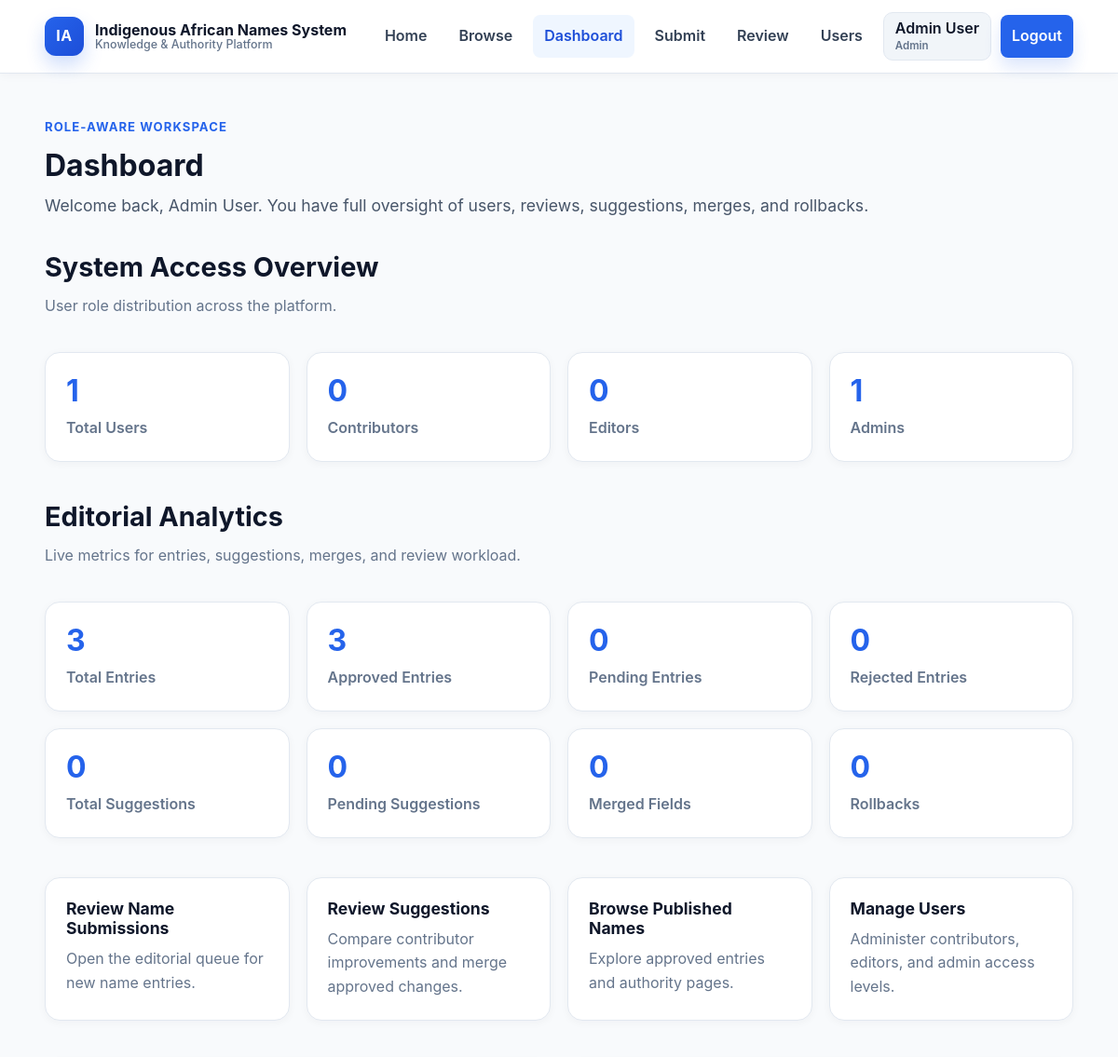
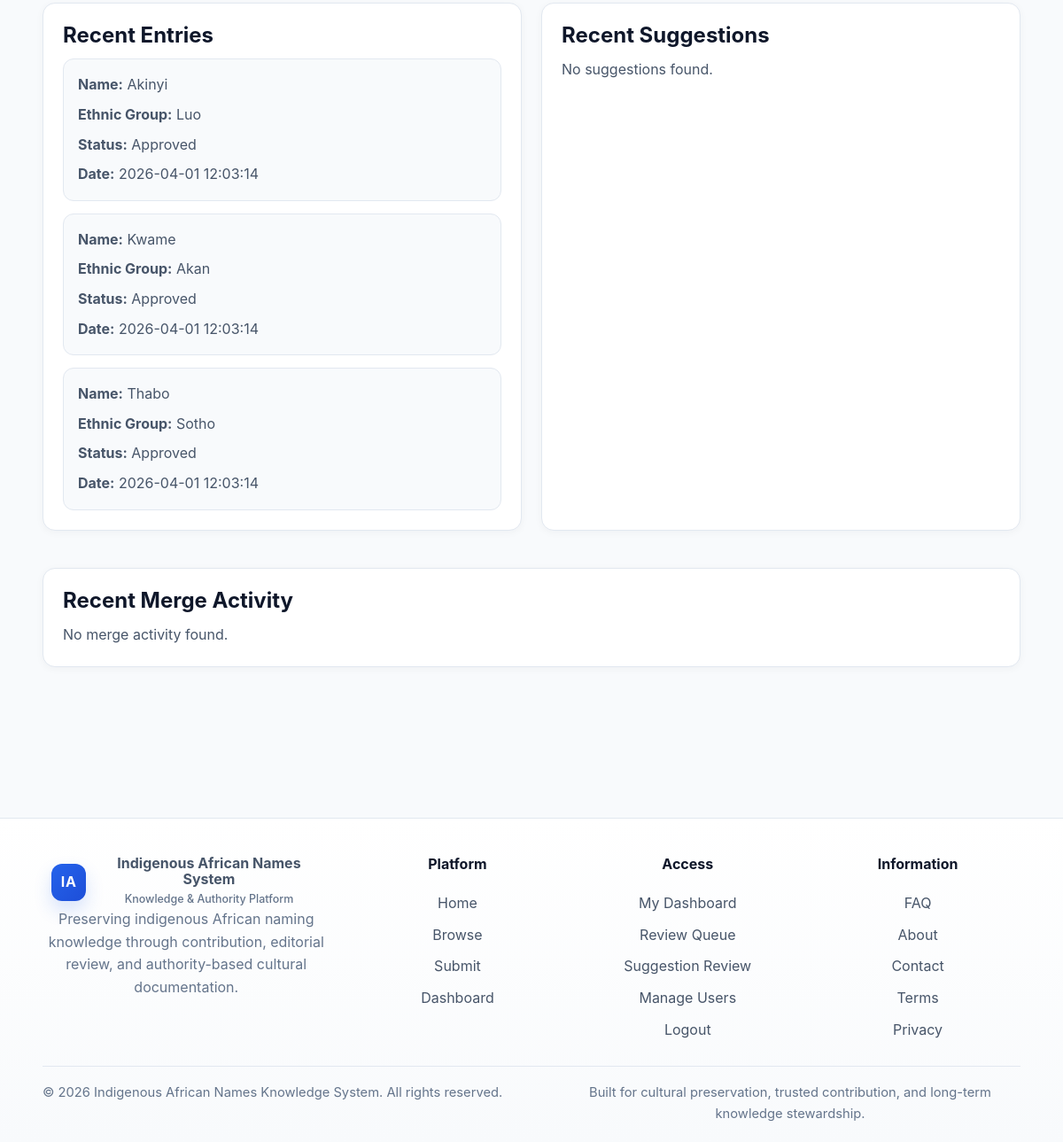
/dashboard.php (signed in), run on the app's committed database (2 pictures, top to bottom).
### tables this page shows
CREATE TABLE IF NOT EXISTS name_entries (
    id INT AUTO_INCREMENT PRIMARY KEY,
    name VARCHAR(150) NOT NULL,
    meaning TEXT NOT NULL,
    ethnic_group VARCHAR(150) NOT NULL,
    region VARCHAR(150) DEFAULT NULL,
    gender ENUM('male', 'female', 'unisex', 'other') DEFAULT 'unisex',
    naming_context VARCHAR(255) DEFAULT NULL,
    cultural_explanation TEXT,
    sources TEXT,
    status ENUM('pending', 'approved', 'rejected') NOT NULL DEFAULT 'pending',
    created_by INT DEFAULT NULL,
    created_at TIMESTAMP DEFAULT CURRENT_TIMESTAMP,
    updated_at TIMESTAMP DEFAULT CURRENT_TIMESTAMP ON UPDATE CURRENT_TIMESTAMP,
    CONSTRAINT fk_name_entries_user
        FOREIGN KEY (created_by) REFERENCES users(id)
        ON DELETE SET NULL
);

### includes/auth.php (called while the page is built, shortened)
<?php
function currentUser(): ?array
{
    return $_SESSION['user'] ?? null;
}

### public/dashboard.php (the view, shortened to what this page needs)
<?php
require_once __DIR__ . '/../includes/db.php';
require_once __DIR__ . '/../includes/auth.php';
$user = currentUser();
$role = $user['role'] ?? 'contributor';
$stats = [
    'total_users' => 0,
    'contributors' => 0,
    'editors' => 0,
    'admins' => 0,
    'total_entries' => 0,
    'approved_entries' => 0,
    'pending_entries' => 0,
    'rejected_entries' => 0,
    'total_suggestions' => 0,
    'pending_suggestions' => 0,
    'approved_suggestions' => 0,
    'rejected_suggestions' => 0,
    'total_merges' => 0,
    'total_rollbacks' => 0,
    'my_entries' => 0,
    'my_pending_entries' => 0,
    'my_approved_entries' => 0,
    'my_suggestions' => 0,
    'my_pending_suggestions' => 0,
    'my_approved_suggestions' => 0,
];
$recentEntries = [];
$recentSuggestions = [];
$recentMergeActivity = [];
if (in_array($role, ['editor', 'admin'], true)) {
    $entryStatsStmt = $pdo->query("
        SELECT
            COUNT(*) AS total_entries,
            SUM(CASE WHEN status = 'approved' THEN 1 ELSE 0 END) AS approved_entries,
            SUM(CASE WHEN status = 'pending' THEN 1 ELSE 0 END) AS pending_entries,
            SUM(CASE WHEN status = 'rejected' THEN 1 ELSE 0 END) AS rejected_entries
        FROM name_entries
    ");
    $entryStats = $entryStatsStmt->fetch();
    $suggestionStatsStmt = $pdo->query("
        SELECT
            COUNT(*) AS total_suggestions,
            SUM(CASE WHEN status = 'pending' THEN 1 ELSE 0 END) AS pending_suggestions,
            SUM(CASE WHEN status = 'approved' THEN 1 ELSE 0 END) AS approved_suggestions,
            SUM(CASE WHEN status = 'rejected' THEN 1 ELSE 0 END) AS rejected_suggestions
        FROM name_suggestions
    ");
    $suggestionStats = $suggestionStatsStmt->fetch();
    $mergeStatsStmt = $pdo->query("
        SELECT
            SUM(CASE WHEN merge_status = 'merged' AND action_type = 'merge' THEN 1 ELSE 0 END) AS total_merges,
            SUM(CASE WHEN action_type = 'rollback' THEN 1 ELSE 0 END) AS total_rollbacks
        FROM suggestion_merge_logs
    ");
    $mergeStats = $mergeStatsStmt->fetch();
    $stats['total_entries'] = (int)($entryStats['total_entries'] ?? 0);
    $stats['approved_entries'] = (int)($entryStats['approved_entries'] ?? 0);
    $stats['pending_entries'] = (int)($entryStats['pending_entries'] ?? 0);
    $stats['rejected_entries'] = (int)($entryStats['rejected_entries'] ?? 0);
    $stats['total_suggestions'] = (int)($suggestionStats['total_suggestions'] ?? 0);
    $stats['pending_suggestions'] = (int)($suggestionStats['pending_suggestions'] ?? 0);
    $stats['approved_suggestions'] = (int)($suggestionStats['approved_suggestions'] ?? 0);
    $stats['rejected_suggestions'] = (int)($suggestionStats['rejected_suggestions'] ?? 0);
    $stats['total_merges'] = (int)($mergeStats['total_merges'] ?? 0);
    $stats['total_rollbacks'] = (int)($mergeStats['total_rollbacks'] ?? 0);
    $recentEntriesStmt = $pdo->query("
        SELECT id, name, ethnic_group, status, created_at
        FROM name_entries
        ORDER BY created_at DESC
        LIMIT 6
    ");
    $recentEntries = $recentEntriesStmt->fetchAll();
    $recentSuggestionsStmt = $pdo->query("
        SELECT
            ns.id,
            ns.entry_id,
            ns.status,
            ns.created_at,
            ne.name,
            ne.ethnic_group
        FROM name_suggestions ns
        INNER JOIN name_entries ne ON ns.entry_id = ne.id
        ORDER BY ns.created_at DESC
        LIMIT 6
    ");
    $recentSuggestions = $recentSuggestionsStmt->fetchAll();
    $recentMergeActivityStmt = $pdo->query("
        SELECT
            sml.entry_id,
            sml.field_name,
            sml.merge_status,
            sml.action_type,
            sml.created_at,
            ne.name,
            u.full_name AS editor_name
        FROM suggestion_merge_logs sml
        INNER JOIN name_entries ne ON sml.entry_id = ne.id
        LEFT JOIN users u ON sml.merged_by = u.id
        ORDER BY sml.created_at DESC, sml.id DESC
        LIMIT 8
    ");
    $recentMergeActivity = $recentMergeActivityStmt->fetchAll();
}
if ($role === 'admin') {
    $userStatsStmt = $pdo->query("
        SELECT
            COUNT(*) AS total_users,
            SUM(CASE WHEN role = 'contributor' THEN 1 ELSE 0 END) AS contributors,
            SUM(CASE WHEN role = 'editor' THEN 1 ELSE 0 END) AS editors,
            SUM(CASE WHEN role = 'admin' THEN 1 ELSE 0 END) AS admins
        FROM users
    ");
    $userStats = $userStatsStmt->fetch();
    $stats['total_users'] = (int)($userStats['total_users'] ?? 0);
    $stats['contributors'] = (int)($userStats['contributors'] ?? 0);
    $stats['editors'] = (int)($userStats['editors'] ?? 0);
    $stats['admins'] = (int)($userStats['admins'] ?? 0);
}
require_once __DIR__ . '/../includes/header.php';
?>
<main class="container page-section">
    <section class="detail-hero dashboard-hero">
        <span class="eyebrow">Role-Aware Workspace</span>
        <h1>Dashboard</h1>
        <p class="detail-meaning">
            Welcome back, <?= htmlspecialchars($user['full_name'] ?? 'User') ?>.
            <?php if ($role === 'admin'): ?>
                You have full oversight of users, reviews, suggestions, merges, and rollbacks.
            <?php elseif ($role === 'editor'): ?>
                You can review submissions, manage suggestions, and maintain content quality.
            <?php else: ?>
                Track your entries, suggestions, and contribution progress from one place.
            <?php endif; ?>
        </p>
    </section>
    <?php if ($role === 'admin'): ?>
        <section class="dashboard-section">
            <div class="section-heading">
                <h2>System Access Overview</h2>
                <p>User role distribution across the platform.</p>
            </div>
            <div class="dashboard-stats-grid">
                <div class="dashboard-stat-card">
                    <h3><?= $stats['total_users'] ?></h3>
                    <p>Total Users</p>
                </div>
                <div class="dashboard-stat-card">
                    <h3><?= $stats['contributors'] ?></h3>
                    <p>Contributors</p>
                </div>
                <div class="dashboard-stat-card">
                    <h3><?= $stats['editors'] ?></h3>
                    <p>Editors</p>
                </div>
                <div class="dashboard-stat-card">
                    <h3><?= $stats['admins'] ?></h3>
                    <p>Admins</p>
                </div>
            </div>
        </section>
    <?php endif; ?>
    <?php if (in_array($role, ['editor', 'admin'], true)): ?>
        <section class="dashboard-section">
            <div class="section-heading">
                <h2>Editorial Analytics</h2>
                <p>Live metrics for entries, suggestions, merges, and review workload.</p>
            </div>
            <div class="dashboard-stats-grid">
                <div class="dashboard-stat-card">
                    <h3><?= $stats['total_entries'] ?></h3>
                    <p>Total Entries</p>
                </div>
                <div class="dashboard-stat-card">
                    <h3><?= $stats['approved_entries'] ?></h3>
                    <p>Approved Entries</p>
                </div>
                <div class="dashboard-stat-card">
                    <h3><?= $stats['pending_entries'] ?></h3>
                    <p>Pending Entries</p>
                </div>
                <div class="dashboard-stat-card">
                    <h3><?= $stats['rejected_entries'] ?></h3>
                    <p>Rejected Entries</p>
                </div>
                <div class="dashboard-stat-card">
                    <h3><?= $stats['total_suggestions'] ?></h3>
                    <p>Total Suggestions</p>
                </div>
                <div class="dashboard-stat-card">
                    <h3><?= $stats['pending_suggestions'] ?></h3>
                    <p>Pending Suggestions</p>
                </div>
                <div class="dashboard-stat-card">
                    <h3><?= $stats['total_merges'] ?></h3>
                    <p>Merged Fields</p>
                </div>
                <div class="dashboard-stat-card">
                    <h3><?= $stats['total_rollbacks'] ?></h3>
                    <p>Rollbacks</p>
                </div>
            </div>
        </section>
        <section class="dashboard-section">
            <div class="dashboard-quick-actions">
                <a class="dashboard-action-card" href="admin-review.php">
                    <h3>Review Name Submissions</h3>
                    <p>Open the editorial queue for new name entries.</p>
                </a>
                <a class="dashboard-action-card" href="review-suggestions.php">
                    <h3>Review Suggestions</h3>
                    <p>Compare contributor improvements and merge approved changes.</p>
                </a>
                <a class="dashboard-action-card" href="browse.php">
                    <h3>Browse Published Names</h3>
                    <p>Explore approved entries and authority pages.</p>
                </a>
                <?php if ($role === 'admin'): ?>
                    <a class="dashboard-action-card" href="manage-users.php">
                        <h3>Manage Users</h3>
                        <p>Administer contributors, editors, and admin access levels.</p>
                    </a>
                <?php endif; ?>
            </div>
        </section>
    <?php endif; ?>
    <?php if (in_array($role, ['editor', 'admin'], true)): ?>
        <section class="dashboard-section">
            <div class="dashboard-two-column">
                <div class="detail-card">
                    <h2>Recent Entries</h2>
                    <?php if (!empty($recentEntries)): ?>
                        <div class="history-list">
                            <?php foreach ($recentEntries as $item): ?>
                                <div class="history-item">
                                    <p><strong>Name:</strong> <?= htmlspecialchars($item['name']) ?></p>
                                    <p><strong>Ethnic Group:</strong> <?= htmlspecialchars($item['ethnic_group']) ?></p>
                                    <p><strong>Status:</strong> <?= htmlspecialchars(ucfirst($item['status'])) ?></p>
                                    <p><strong>Date:</strong> <?= htmlspecialchars($item['created_at']) ?></p>
                                </div>
                            <?php endforeach; ?>
                        </div>
                    <?php else: ?>
                        <p>No entries found.</p>
                    <?php endif; ?>
                </div>
                <div class="detail-card">
                    <h2>Recent Suggestions</h2>
                    <?php if (!empty($recentSuggestions)): ?>
                        <div class="history-list">
                            <?php foreach ($recentSuggestions as $item): ?>
                                <div class="history-item">
                                    <p><strong>Name:</strong> <?= htmlspecialchars($item['name']) ?></p>
                                    <p><strong>Ethnic Group:</strong> <?= htmlspecialchars($item['ethnic_group']) ?></p>
                                    <p><strong>Status:</strong> <?= htmlspecialchars(ucfirst($item['status'])) ?></p>
                                    <p><strong>Date:</strong> <?= htmlspecialchars($item['created_at']) ?></p>
                                    <p><a href="name.php?id=<?= (int)$item['entry_id'] ?>">View Name Page</a></p>
                                </div>
                            <?php endforeach; ?>
                        </div>
                    <?php else: ?>
                        <p>No suggestions found.</p>
                    <?php endif; ?>
                </div>
            </div>
        </section>
        <section class="dashboard-section">
            <div class="detail-card">
                <h2>Recent Merge Activity</h2>
                <?php if (!empty($recentMergeActivity)): ?>
                    <div class="history-list">
                        <?php foreach ($recentMergeActivity as $item): ?>
                            <div class="history-item">
                                <p><strong>Name:</strong> <?= htmlspecialchars($item['name']) ?></p>
                                <p><strong>Field:</strong> <?= htmlspecialchars($item['field_name']) ?></p>
                                <p><strong>Status:</strong> <?= htmlspecialchars(ucfirst($item['merge_status'])) ?></p>
                                <p><strong>Action:</strong> <?= htmlspecialchars(ucfirst($item['action_type'])) ?></p>
                                <p><strong>Editor:</strong> <?= htmlspecialchars($item['editor_name'] ?? 'Unknown') ?></p>
                                <p><strong>Date:</strong> <?= htmlspecialchars($item['created_at']) ?></p>
                                <p><a href="merge-history.php?entry_id=<?= (int)$item['entry_id'] ?>">View Merge History</a></p>
                            </div>
                        <?php endforeach; ?>
                    </div>
                <?php else: ?>
                    <p>No merge activity found.</p>
                <?php endif; ?>
            </div>
        </section>
    <?php endif; ?>
</main>
<?php require_once __DIR__ . '/../includes/footer.php'; ?>

### data on the page
name_entries: name "Akinyi", ethnic_group "Luo", status "Approved", created_at "2026-04-01 12:03:14"
name_entries: name "Kwame", ethnic_group "Akan", status "Approved", created_at "2026-04-01 12:03:14"
name_entries: name "Thabo", ethnic_group "Sotho", status "Approved", created_at "2026-04-01 12:03:14"

### other printed values
currentUser()['full_name'] "Admin User"
currentUser()['role'] "Admin"
$user['full_name'] "Admin User"
$stats['total_users'] "1"
$stats['contributors'] "0"
$stats['editors'] "0"
$stats['admins'] "1"
$stats['total_entries'] "3"
$stats['approved_entries'] "3"
$stats['pending_entries'] "0"
$stats['rejected_entries'] "0"
$stats['total_suggestions'] "0"
$stats['pending_suggestions'] "0"
$stats['total_merges'] "0"
$stats['total_rollbacks'] "0"
